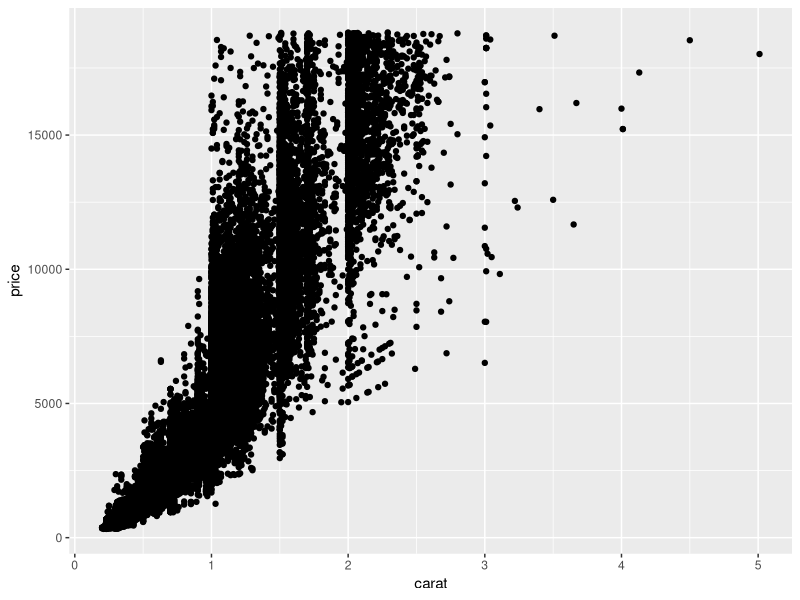
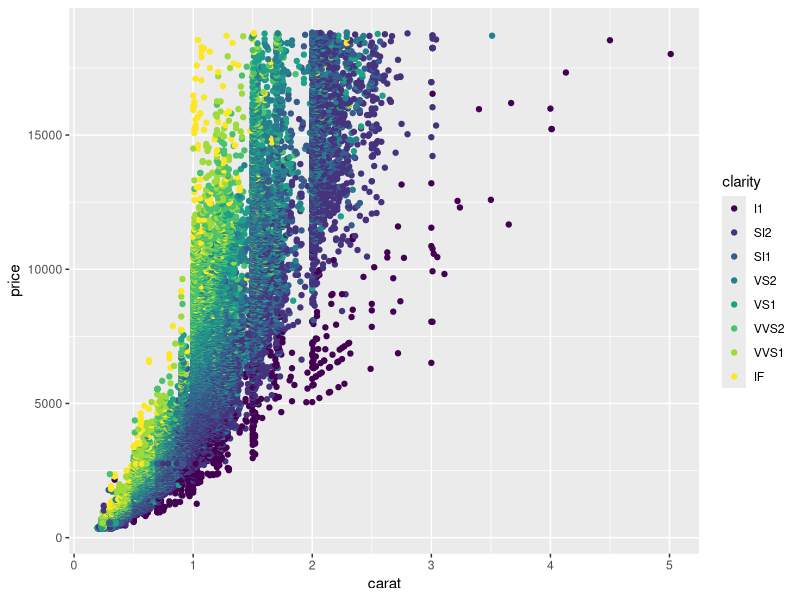
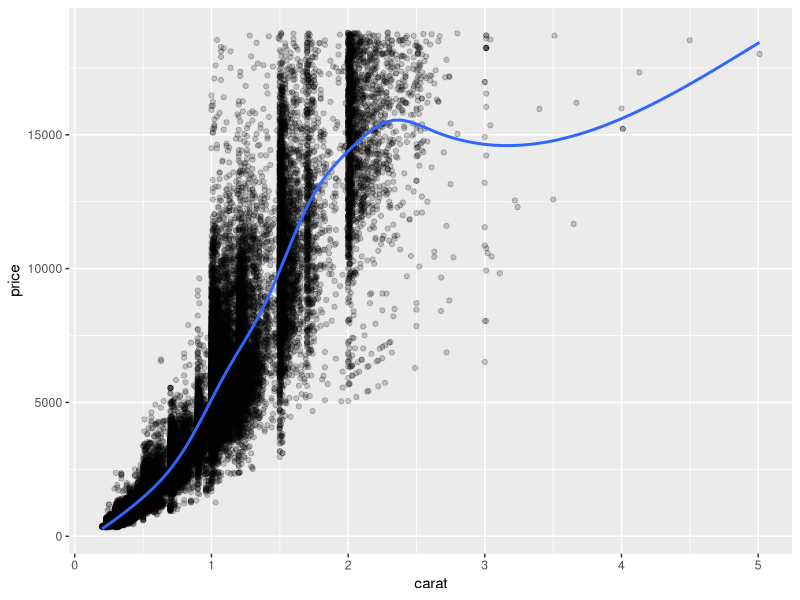
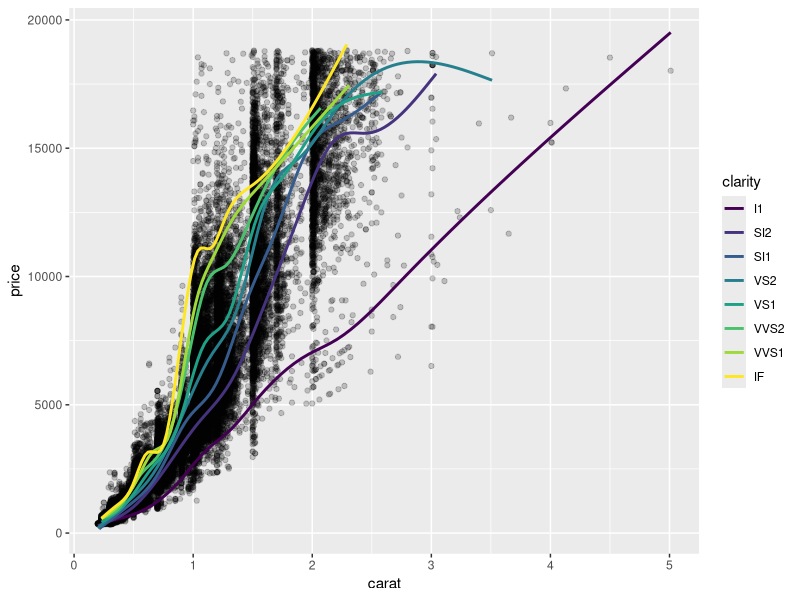

Source code (R) for these figures, in order:
# Load the ggplot2 package
library(ggplot2)

# Create the object containing the data and aes layers: dia_plot
dia_plot <- ggplot(diamonds, aes(x = carat, y = price))

# Add a geom layer with + and geom_point()
dia_plot + geom_point()

# Add the same geom layer, but with aes() inside
dia_plot + geom_point(aes(color = clarity))

# Expand dia_plot by adding geom_point() with alpha set to 0.2
dia_plot <- dia_plot + geom_point(alpha = 0.2)

# Plot dia_plot with additional geom_smooth() with se set to FALSE
dia_plot + geom_smooth(se = F)

# Copy the command from above and add aes() with the correct mapping to geom_smooth()
dia_plot + geom_smooth(aes(col = clarity), se = F)

